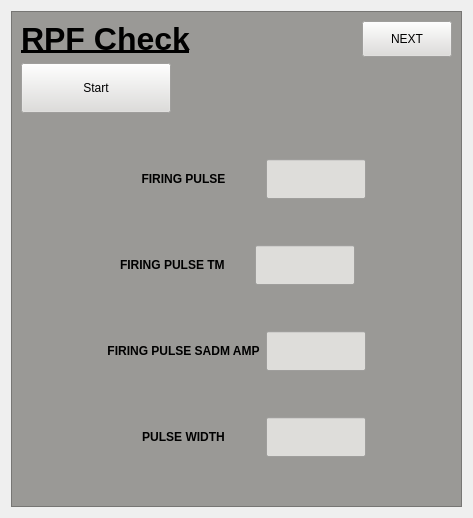
               <widget class="QWidget" name="RPF">
                <layout class="QGridLayout" name="gridLayout_23">
                 <item row="0" column="0">
                  <layout class="QGridLayout" name="gridLayout_19">
                   <item row="1" column="0">
                    <widget class="QFrame" name="rpfFrame">
                     <property name="styleSheet">
                      <string notr="true">background-color: rgb(222, 221, 218);
background-color: rgb(154, 153, 150);</string>
                     </property>
                     <property name="frameShape">
                      <enum>QFrame::Shape::StyledPanel</enum>
                     </property>
                     <property name="frameShadow">
                      <enum>QFrame::Shadow::Raised</enum>
                     </property>
                     <layout class="QGridLayout" name="gridLayout_24">
                      <item row="1" column="1">
                       <spacer name="verticalSpacer_2">
                        <property name="orientation">
                         <enum>Qt::Orientation::Vertical</enum>
                        </property>
                        <property name="sizeHint" stdset="0">
                         <size>
                          <width>20</width>
                          <height>40</height>
                         </size>
                        </property>
                       </spacer>
                      </item>
                      <item row="2" column="0">
                       <spacer name="horizontalSpacer_8">
                        <property name="orientation">
                         <enum>Qt::Orientation::Horizontal</enum>
                        </property>
                        <property name="sizeHint" stdset="0">
                         <size>
                          <width>40</width>
                          <height>20</height>
                         </size>
                        </property>
                       </spacer>
                      </item>
                      <item row="2" column="1">
                       <layout class="QVBoxLayout" name="verticalLayout_25">
                        <item>
                         <layout class="QHBoxLayout" name="horizontalLayout_101">
                          <item>
                           <spacer name="horizontalSpacer_101">
                            <property name="orientation">
                             <enum>Qt::Orientation::Horizontal</enum>
                            </property>
                            <property name="sizeType">
                             <enum>QSizePolicy::Policy::Minimum</enum>
                            </property>
                            <property name="sizeHint" stdset="0">
                             <size>
                              <width>40</width>
                              <height>20</height>
                             </size>
                            </property>
                           </spacer>
                          </item>
                          <item>
                           <widget class="QLabel" name="label_51">
                            <property name="minimumSize">
                             <size>
                              <width>130</width>
                              <height>40</height>
                             </size>
                            </property>
                            <property name="maximumSize">
                             <size>
                              <width>200</width>
                              <height>40</height>
                             </size>
                            </property>
                            <property name="font">
                             <font>
                              <bold>true</bold>
                             </font>
                            </property>
                            <property name="text">
                             <string>FIRING PULSE</string>
                            </property>
                            <property name="alignment">
                             <set>Qt::AlignmentFlag::AlignCenter</set>
                            </property>
                           </widget>
                          </item>
                          <item>
                           <widget class="QLineEdit" name="firingPulse">
                            <property name="minimumSize">
                             <size>
                              <width>100</width>
                              <height>40</height>
                             </size>
                            </property>
                            <property name="maximumSize">
                             <size>
                              <width>100</width>
                              <height>40</height>
                             </size>
                            </property>
                            <property name="styleSheet">
                             <string notr="true">background-color: rgb(222, 221, 218);</string>
                            </property>
                            <property name="readOnly">
                             <bool>true</bool>
                            </property>
                           </widget>
                          </item>
                          <item>
                           <spacer name="horizontalSpacer_86">
                            <property name="orientation">
                             <enum>Qt::Orientation::Horizontal</enum>
                            </property>
                            <property name="sizeType">
                             <enum>QSizePolicy::Policy::Minimum</enum>
                            </property>
                            <property name="sizeHint" stdset="0">
                             <size>
                              <width>40</width>
                              <height>20</height>
                             </size>
                            </property>
                           </spacer>
                          </item>
                         </layout>
                        </item>
                        <item>
                         <spacer name="verticalSpacer_68">
                          <property name="orientation">
                           <enum>Qt::Orientation::Vertical</enum>
                          </property>
                          <property name="sizeType">
                           <enum>QSizePolicy::Policy::Minimum</enum>
                          </property>
                          <property name="sizeHint" stdset="0">
                           <size>
                            <width>20</width>
                            <height>40</height>
                           </size>
                          </property>
                         </spacer>
                        </item>
                        <item>
                         <layout class="QHBoxLayout" name="horizontalLayout_10">
                          <item>
                           <spacer name="horizontalSpacer_46">
                            <property name="orientation">
                             <enum>Qt::Orientation::Horizontal</enum>
                            </property>
                            <property name="sizeHint" stdset="0">
                             <size>
                              <width>40</width>
                              <height>20</height>
                             </size>
                            </property>
                           </spacer>
                          </item>
                          <item>
                           <widget class="QLabel" name="label_52">
                            <property name="minimumSize">
                             <size>
                              <width>130</width>
                              <height>40</height>
                             </size>
                            </property>
                            <property name="maximumSize">
                             <size>
                              <width>200</width>
                              <height>40</height>
                             </size>
                            </property>
                            <property name="font">
                             <font>
                              <bold>true</bold>
                             </font>
                            </property>
                            <property name="text">
                             <string>FIRING PULSE TM       </string>
                            </property>
                            <property name="alignment">
                             <set>Qt::AlignmentFlag::AlignCenter</set>
                            </property>
                           </widget>
                          </item>
                          <item>
                           <widget class="QLineEdit" name="firingPulseTM">
                            <property name="minimumSize">
                             <size>
                              <width>100</width>
                              <height>40</height>
                             </size>
                            </property>
                            <property name="maximumSize">
                             <size>
                              <width>100</width>
                              <height>40</height>
                             </size>
                            </property>
                            <property name="styleSheet">
                             <string notr="true">background-color: rgb(222, 221, 218);</string>
                            </property>
                            <property name="readOnly">
                             <bool>true</bool>
                            </property>
                           </widget>
                          </item>
                          <item>
                           <spacer name="horizontalSpacer_47">
                            <property name="orientation">
                             <enum>Qt::Orientation::Horizontal</enum>
                            </property>
                            <property name="sizeHint" stdset="0">
                             <size>
                              <width>40</width>
                              <height>20</height>
                             </size>
                            </property>
                           </spacer>
                          </item>
                         </layout>
                        </item>
                        <item>
                         <spacer name="verticalSpacer_11">
                          <property name="orientation">
                           <enum>Qt::Orientation::Vertical</enum>
                          </property>
                          <property name="sizeHint" stdset="0">
                           <size>
                            <width>20</width>
                            <height>40</height>
                           </size>
                          </property>
                         </spacer>
                        </item>
                        <item>
                         <layout class="QHBoxLayout" name="horizontalLayout_8">
                          <item>
                           <spacer name="horizontalSpacer_48">
                            <property name="orientation">
                             <enum>Qt::Orientation::Horizontal</enum>
                            </property>
                            <property name="sizeHint" stdset="0">
                             <size>
                              <width>40</width>
                              <height>20</height>
                             </size>
                            </property>
                           </spacer>
                          </item>
                          <item>
                           <widget class="QLabel" name="amplitudeLabel">
                            <property name="minimumSize">
                             <size>
                              <width>130</width>
                              <height>40</height>
                             </size>
                            </property>
                            <property name="maximumSize">
                             <size>
                              <width>200</width>
                              <height>40</height>
                             </size>
                            </property>
                            <property name="font">
                             <font>
                              <bold>true</bold>
                             </font>
                            </property>
                            <property name="text">
                             <string>FIRING PULSE SADM AMP</string>
                            </property>
                            <property name="alignment">
                             <set>Qt::AlignmentFlag::AlignCenter</set>
                            </property>
                           </widget>
                          </item>
                          <item>
                           <widget class="QLineEdit" name="amplitudeLineEdit">
                            <property name="minimumSize">
                             <size>
                              <width>100</width>
                              <height>40</height>
                             </size>
                            </property>
                            <property name="maximumSize">
                             <size>
                              <width>100</width>
                              <height>40</height>
                             </size>
                            </property>
                            <property name="styleSheet">
                             <string notr="true">background-color: rgb(222, 221, 218);</string>
                            </property>
                            <property name="alignment">
                             <set>Qt::AlignmentFlag::AlignCenter</set>
                            </property>
                            <property name="readOnly">
                             <bool>true</bool>
                            </property>
                           </widget>
                          </item>
                          <item>
                           <spacer name="horizontalSpacer_49">
                            <property name="orientation">
                             <enum>Qt::Orientation::Horizontal</enum>
                            </property>
                            <property name="sizeHint" stdset="0">
                             <size>
                              <width>40</width>
                              <height>20</height>
                             </size>
                            </property>
                           </spacer>
                          </item>
                         </layout>
                        </item>
                        <item>
                         <spacer name="verticalSpacer_27">
                          <property name="orientation">
                           <enum>Qt::Orientation::Vertical</enum>
                          </property>
                          <property name="sizeHint" stdset="0">
                           <size>
                            <width>20</width>
                            <height>40</height>
                           </size>
                          </property>
                         </spacer>
                        </item>
                        <item>
                         <layout class="QHBoxLayout" name="horizontalLayout_102">
                          <item>
                           <spacer name="horizontalSpacer_102">
                            <property name="orientation">
                             <enum>Qt::Orientation::Horizontal</enum>
                            </property>
                            <property name="sizeType">
                             <enum>QSizePolicy::Policy::Minimum</enum>
                            </property>
                            <property name="sizeHint" stdset="0">
                             <size>
                              <width>40</width>
                              <height>20</height>
                             </size>
                            </property>
                           </spacer>
                          </item>
                          <item>
                           <widget class="QLabel" name="widthLabel">
                            <property name="minimumSize">
                             <size>
                              <width>130</width>
                              <height>40</height>
                             </size>
                            </property>
                            <property name="maximumSize">
                             <size>
                              <width>200</width>
                              <height>40</height>
                             </size>
                            </property>
                            <property name="font">
                             <font>
                              <bold>true</bold>
                             </font>
                            </property>
                            <property name="text">
                             <string>PULSE WIDTH</string>
                            </property>
                            <property name="alignment">
                             <set>Qt::AlignmentFlag::AlignCenter</set>
                            </property>
                           </widget>
                          </item>
                          <item>
                           <widget class="QLineEdit" name="widthLineEdit">
                            <property name="minimumSize">
                             <size>
                              <width>100</width>
                              <height>40</height>
                             </size>
                            </property>
                            <property name="maximumSize">
                             <size>
                              <width>100</width>
                              <height>40</height>
                             </size>
                            </property>
                            <property name="styleSheet">
                             <string notr="true">background-color: rgb(222, 221, 218);</string>
                            </property>
                            <property name="alignment">
                             <set>Qt::AlignmentFlag::AlignCenter</set>
                            </property>
                            <property name="readOnly">
                             <bool>true</bool>
                            </property>
                           </widget>
                          </item>
                          <item>
                           <spacer name="horizontalSpacer_87">
                            <property name="orientation">
                             <enum>Qt::Orientation::Horizontal</enum>
                            </property>
                            <property name="sizeType">
                             <enum>QSizePolicy::Policy::Minimum</enum>
                            </property>
                            <property name="sizeHint" stdset="0">
                             <size>
                              <width>40</width>
                              <height>20</height>
                             </size>
                            </property>
                           </spacer>
                          </item>
                         </layout>
                        </item>
                       </layout>
                      </item>
                      <item row="2" column="2">
                       <spacer name="horizontalSpacer_10">
                        <property name="orientation">
                         <enum>Qt::Orientation::Horizontal</enum>
                        </property>
                        <property name="sizeHint" stdset="0">
                         <size>
                          <width>40</width>
                          <height>20</height>
                         </size>
                        </property>
                       </spacer>
                      </item>
                      <item row="3" column="1">
                       <spacer name="verticalSpacer_3">
                        <property name="orientation">
                         <enum>Qt::Orientation::Vertical</enum>
                        </property>
                        <property name="sizeHint" stdset="0">
                         <size>
                          <width>20</width>
                          <height>40</height>
                         </size>
                        </property>
                       </spacer>
                      </item>
                      <item row="0" column="0" colspan="3">
                       <layout class="QGridLayout" name="gridLayout_14">
                        <item row="1" column="0">
                         <widget class="QPushButton" name="startRPFPushButton">
                          <property name="minimumSize">
                           <size>
                            <width>100</width>
                            <height>50</height>
                           </size>
                          </property>
                          <property name="maximumSize">
                           <size>
                            <width>150</width>
                            <height>50</height>
                           </size>
                          </property>
                          <property name="styleSheet">
                           <string notr="true">background-color: rgb(154, 153, 150);
background-color: rgb(222, 221, 218);</string>
                          </property>
                          <property name="text">
                           <string>Start</string>
                          </property>
                          <property name="icon">
                           <iconset resource="images.qrc">
                            <normaloff>:/images/go.png</normaloff>:/images/go.png</iconset>
                          </property>
                         </widget>
                        </item>
                        <item row="0" column="0">
                         <widget class="QLabel" name="rpfCheckLabel">
                          <property name="font">
                           <font>
                            <pointsize>24</pointsize>
                            <bold>true</bold>
                            <underline>true</underline>
                           </font>
                          </property>
                          <property name="text">
                           <string>RPF Check</string>
                          </property>
                         </widget>
                        </item>
                        <item row="0" column="1">
                         <spacer name="horizontalSpacer_25">
                          <property name="orientation">
                           <enum>Qt::Orientation::Horizontal</enum>
                          </property>
                          <property name="sizeHint" stdset="0">
                           <size>
                            <width>40</width>
                            <height>20</height>
                           </size>
                          </property>
                         </spacer>
                        </item>
                        <item row="0" column="2">
                         <widget class="QPushButton" name="acceptRPFCheckPushButton">
                          <property name="minimumSize">
                           <size>
                            <width>90</width>
                            <height>30</height>
                           </size>
                          </property>
                          <property name="maximumSize">
                           <size>
                            <width>150</width>
                            <height>40</height>
                           </size>
                          </property>
                          <property name="font">
                           <font>
                            <kerning>true</kerning>
                           </font>
                          </property>
                          <property name="cursor">
                           <cursorShape>PointingHandCursor</cursorShape>
                          </property>
                          <property name="toolTip">
                           <string>Click to continue</string>
                          </property>
                          <property name="statusTip">
                           <string>Click to continue</string>
                          </property>
                          <property name="styleSheet">
                           <string notr="true">background-color: rgb(154, 153, 150);
background-color: rgb(222, 221, 218);</string>
                          </property>
                          <property name="text">
                           <string>NEXT</string>
                          </property>
                          <property name="icon">
                           <iconset resource="images.qrc">
                            <normaloff>:/images/next.png</normaloff>:/images/next.png</iconset>
                          </property>
                          <property name="iconSize">
                           <size>
                            <width>35</width>
                            <height>35</height>
                           </size>
                          </property>
                         </widget>
                        </item>
                       </layout>
                      </item>
                     </layout>
                    </widget>
                   </item>
                  </layout>
                 </item>
                </layout>
               </widget>
